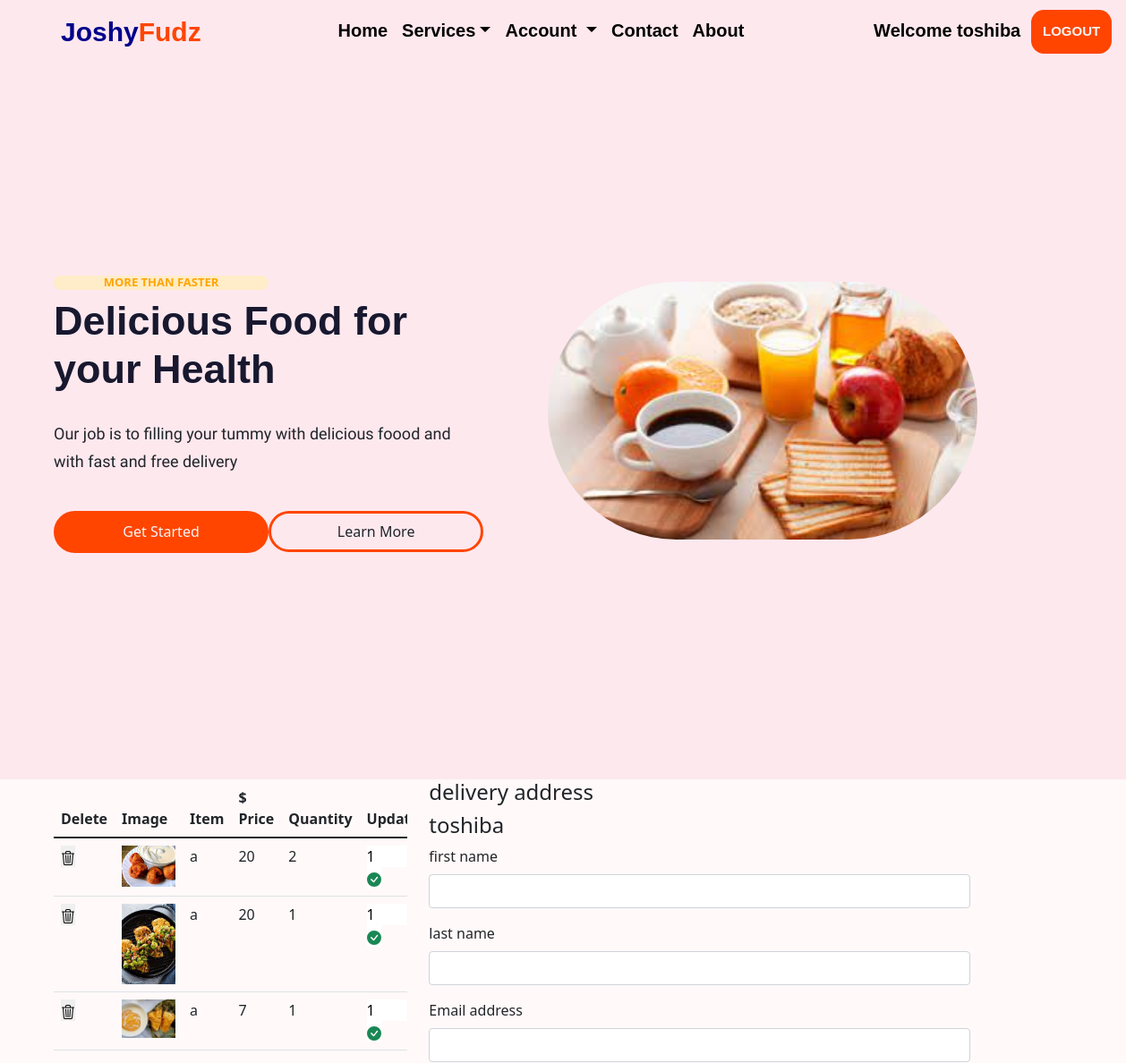
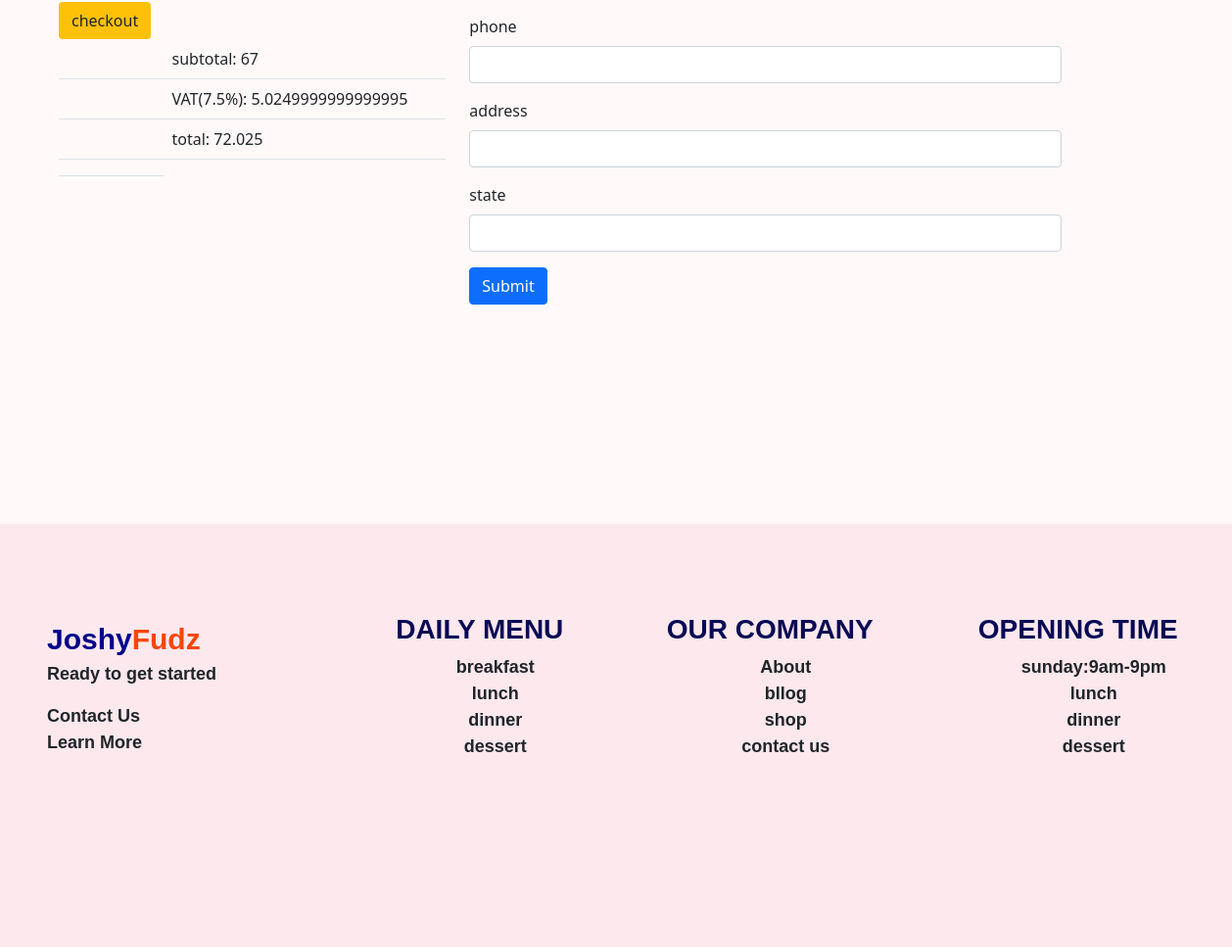
The app's page /displaycart (signed in) with its own data (2 pictures, top to bottom).
### home/models.py (models this page shows, shortened)
class Shopcart(models.Model):
    user = models.ForeignKey(User, on_delete=models.CASCADE)
    product = models.ForeignKey(Product, on_delete=models.CASCADE)
    name_id = models.CharField(max_length=50,default='a')
    quantity = models.IntegerField()
    price = models.IntegerField()
    amount = models.IntegerField(blank= True, null=True)
    order_no = models.CharField(max_length=250)
    paid = models.BooleanField(default=False)
    created_at = models.DateTimeField(auto_now_add=True)

class Product(models.Model):
    name = models.CharField(max_length=250)
    img = models.ImageField(upload_to= 'Product', default='prod.jpg')
    price = models.CharField(max_length=100)
    max_quantity = models.IntegerField()
    min_quantity = models.IntegerField(default=1, editable=False)
    display = models.BooleanField()
    latest = models.BooleanField(default=False)
    trending =models.BooleanField(default=False)
    meals =models.BooleanField(default=False)
    wines =models.BooleanField(default=False)
    snacks =models.BooleanField(default=False)
    description = models.TextField()
    created = models.DateTimeField(auto_now_add=True)
    update = models.DateTimeField(auto_now=True)
    class Meta:
        db_table = 'product'
        managed = True
        verbose_name = 'Product'
        verbose_name_plural = 'Products'

### home/views.py (the view)
# urls.py: path('displaycart', views.displaycart, name='displaycart'),
@login_required(login_url='login')
def displaycart(request):
    trolley = Shopcart.objects.filter(user__username = request.user.username, paid = False)
    subtotal =0
    vat = 0
    total = 0
    for item in trolley:
        subtotal += item.price * item.quantity
    vat = 0.075 * subtotal
    total = vat + subtotal
    context =  {
        'trolley':trolley,
        'subtotal':subtotal,
        'profile':profile,
        'vat':vat,
        'total':total,
    }
    return render(request, 'display.html', context)

### home/context_processors.py (called while the page is built)
def readcart(request):
    cart = Product.objects.filter()
    cartcount = 0
    for count in cart:
        cartcount += count.max_quantity
        context = {
            'cartcount':cartcount,
        }
        return context

### home/templates/display.html (shortened to what this page needs)
{% extends 'base.html' %}
{% block header %}{% include 'header.html' %}{% endblock header %}
{% block banner %}{% include 'banner.html' %}{% endblock banner %}
{% block content %}
<div class="container-fluid  ms-md-5">
  <div class="row">
    <div class="col-10 col-md-4">
      <div class="table-responsive table-box">
        <table class="table">
            <thead>
              <tr>
                <th scope="col">Delete</th>
                <th scope="col">Image</th>
                <th scope="col">Item</th>
                <th scope="col">$ Price</th>
                <th scope="col">Quantity</th>
                <th scope="col">Update</th>
              </tr>
        </thead>
            <tbody>
                {% if trolley %}
                  {% for item in trolley %}
                    <tr>
                      <th scope="row">
                        <form action="{% url 'deleteitem' %}" method="POST">
                            <button type="submit" onclick="return confirm('are you sure you want to delete this item')">
                            </button></th>
                          <td>
                              <img src="{{item.product.img.url}}" style="width: 60px;" alt=""></td>
                              <td>{{item.name_id}}</td>
                              <td>{{item.price}}</td>
                              <td>{{item.quantity}}</td>
                        <td>
                          <form action="{% url 'increase' %}" method="POST">
                              <input type="number" name="quant" value="1" min="{{item.product.min_quantity}}" max="{{item.product.max_quantity}}" style="width:50px;">
                              <button type="submit" onclick="return confirm('modify Quantity')"
                              class="border-0 bg-white text-success"></button>
                          </form>
                        </td>
                    </tr>
                  {% endfor %}
                {% endif %}
          </tbody>
        </table>
      <table class="table">
        <tbody>
          <tr>
            <td></td>
            <td></td>
            <td></td>
            <td></td>
            <td></td>
            <td></td>
            <td>subtotal: {{subtotal}}</td>
          </tr>
          <tr>
            <td></td>
            <td></td>
            <td></td>
            <td></td>
            <td></td>
            <td></td>
            <td>VAT(7.5%): {{vat}}</td>
          </tr>
          <tr>
            <td></td>
            <td></td>
            <td></td>
            <td></td>
            <td></td>
            <td></td>
            <td>total: {{total}}</td>
          </tr>
          <tr>
            <td></td>
            <td></td>
            <td></td>
            <td></td>
            <td></td>
            <td></td>
            <button class="bg-warning btn" type="submit">
              checkout
             </button>
          </tr>
        </tbody>
      </table>
    </div>
  </div>
<div class="col-10 col-md-4 w-50">
      <h4 class="check-title mb-2">delivery address</h4>
      <h4 class="check-title mb-2">{{request.user.username}}</h4>
      <form action="{% url 'pay' %}" method="POST">
          <div class="mb-3">
            <label for="exampleInputEmail1" class="form-label">first name</label>
            <input type="text" class="form-control" name="first_name" id="exampleInputEmail1" aria-describedby="emailHelp">
          </div>
          <div class="mb-3">
            <label for="exampleInputPassword1" class="form-label">last name</label>
            <input type="text" class="form-control"name="last_name" id="exampleInputPassword1">
          </div>
          <div class="mb-3">
            <label for="exampleInputPassword1" class="form-label">Email address</label>
            <input type="email" class="form-control" name="email"  id="exampleInputPassword1">
          </div>
          <div class="mb-3">
            <label for="exampleInputPassword1" class="form-label">phone</label>
            <input type="text" class="form-control" name="phone" id="exampleInputPassword1">
          </div>
          <div class="mb-3">
            <label for="exampleInputPassword1" class="form-label">address</label>
            <input type="text" class="form-control" name="address" id="exampleInputPassword1">
          </div>
          <div class="mb-3">
            <label for="exampleInputPassword1" class="form-label">state</label>
            <input type="text" class="form-control" id="exampleInputPassword1">
          </div>
          <button type="submit" class="btn btn-primary">Submit</button>
        </form>
    </div>
  </div>
</div>
{% endblock content %}
{% block footer %}{% include 'footer.html' %}{% endblock footer %}

### home/templates/header.html (shortened to what this page needs)
<nav class="navbar navbar-expand-lg sticky-top" >
    <div class="container-fluid" id="head_ings">
      <a class="navbar-brand ms-2 mt-auto ps-5" href="{% url 'index' %}"><span style="color: darkblue;">Joshy</span><span style="color:orangered ;">Fudz</span></a>
        <div class="offcanvas offcanvas-end" tabindex="-1" id="offcanvasRight" aria-labelledby="offcanvasRightLabel">
        <div class="offcanvas-body">
        <ul class="navbar-nav me-auto ms-auto mb-2 mb-lg-0">
          {% if request.user.is_authenticated %}
          <li class="nav-item">
            <a class="nav-link active" aria-current="page" href="{% url 'index' %}">Home</a>
          </li>
          <li class="nav-item dropdown">
            <a class="nav-link dropdown-toggle" href="#" id="navbarDropdown" role="button" data-bs-toggle="dropdown" aria-expanded="true" >Services</a>
          </li>
          <li class="nav-item dropdown">
            <a class="nav-link dropdown-toggle" href="#" id="navbarDropdown" role="button" data-bs-toggle="dropdown" aria-expanded="false">Account
            </a>
          </li>
          <li class="nav-item" href="login" >
            <a class="nav-link" href="#serv" href="a#">Contact</a>
          </li>
          <li class="nav-item">
            <a class="nav-link" href="#ab">About</a>
          </li>
        </ul>
        <li class="nav-item navbar-nav">
            <a href="{% url 'login' %}" class="nav-link me-1"  >Welcome  {{request.user.username}}</a>
        </li>
        <li class="nav-item navbar-nav">
            <a href="{% url 'logout' %}" class="nav-link me-1"  id="ogs">LOGOUT</a>
        </li>
      {% endif %}
      </div>
    </div>
  </nav>

### home/static/styling/school.css (style rules this page uses)
.navbar { background-color: rgb(253, 232, 238); }
.navbar-brand { font-size: 30px; font-weight: 800; font-family: sans-serif; }
.nav-item a { color: black; font-size: 20px; font-weight: 600; font-family: sans-serif; }
#ogs { background-color: orangered; color: whitesmoke; border-radius: .9rem; padding: .8rem; font-size: 15px; text-align: center; }
body { background-color: rgb(255, 249, 249); }
* { padding: 0%; border: 0; box-sizing: border-box; }

### records on screen
Shopcart: product.img (picture), name_id "a", price "20", quantity "2", quant "1"
Shopcart: product.img (picture), name_id "a", price "20", quantity "1", quant "1"
Shopcart: product.img (picture), name_id "a", price "7", quantity "1", quant "1"

### other values on screen
{{ request.user.username }} "toshiba"
{{ subtotal }} "67"
{{ vat }} "5.0249999999999995"
{{ total }} "72.025"
